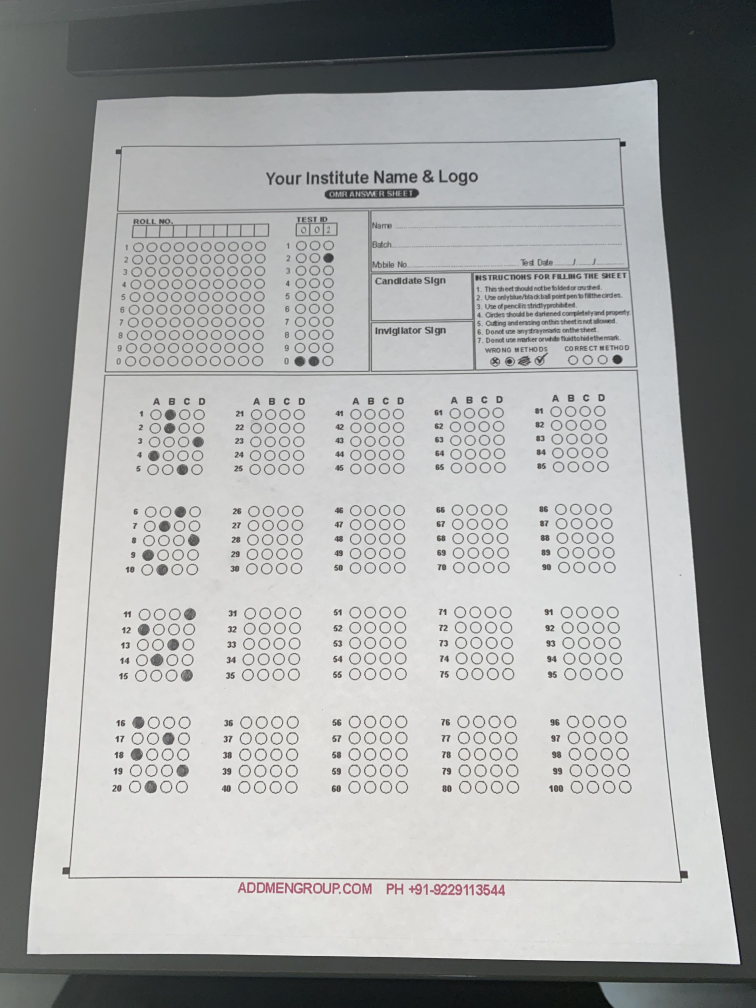
#> input picture assets/example/002.jpg, 3024 x 4032 px (shown at 1/4 size)
$ python -i image_utils.py   (imports and definitions only)
#> lines starting #> are read from the running program, lines starting #| are printed output that depends on the picture; after the words box and inside, x2 and y2 are one past the last pixel; in counts of white or black regions, pixels touching at a corner belong together
#> further down, picture is the input picture: shape (4032, 3024, 3); mean B, G, R 161.2, 161.7, 160.4
import cv2
import numpy as np

from uuid import uuid4

# [273 lines left out: functions biggest_contour, find_paper, read_answer, ans_block_read, not called in this run]


def id_block_read(image: np.ndarray, debug: bool = True) -> int:

    '''
        Read the ID from the id section of the answer sheet image
    '''
#> called with debug = True

    img = image[340:625, 300:370]
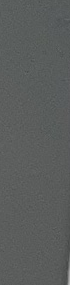
#> img: shape (285, 70, 3); mean B, G, R 92.1, 93, 90.3

    grey = cv2.cvtColor(img, cv2.COLOR_BGR2GRAY)
    inp = cv2.GaussianBlur(grey, ksize = (3, 3), sigmaX = 1)

    (_, res) = cv2.threshold(inp, 178, 255, cv2.THRESH_BINARY)
#> res: shape (285, 70); every value is 0

    res = cv2.morphologyEx(res, cv2.MORPH_CLOSE, np.ones((3, 3), dtype = np.uint8), iterations = 4)
    res = cv2.dilate(res, kernel = (5, 5), iterations = 3)

    id_str = ''

    for i in range(1, 4):

        (contours, _) = cv2.findContours(res[:, (i - 1) * 21:i * 21], cv2.RETR_TREE, cv2.CHAIN_APPROX_NONE)

        if debug:
            cv2.imshow(str(uuid4()), res[:, (i - 1) * 21:i * 21])
            cv2.waitKey(0)

        for cnt in (contours[1:][::-1]):

            if len(id_str) == 3:
                break

            (x, y, w, h) = cv2.boundingRect(cnt)

            if debug:
                print(y)

            if y in range(0, 26):
                id_str += '1'

            elif y in range(26, 51):
                id_str += '2'

            elif y in range(51, 76):
                id_str += '3'

            elif y in range(76, 101):
                id_str += '4'

            elif y in range(101, 126):
                id_str += '5'

            elif y in range(126, 151):
                id_str += '6'

            elif y in range(151, 176):
                id_str += '7'

            elif y in range(176, 201):
                id_str += '8'

            elif y in range(201, 226):
                id_str += '9'

            elif y in range(226, 261):
                id_str += '0'
#> after the loop, id_str = ''

#> (the run stopped early here; a loop or call above may not have finished)

$ run again, on assets/example/003.jpg
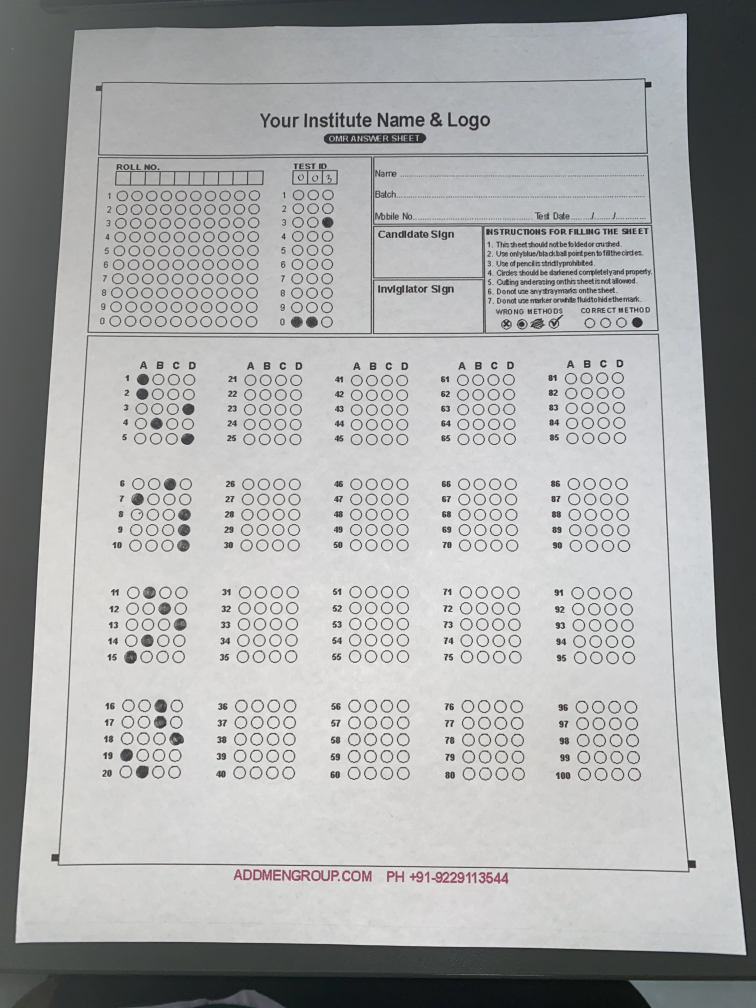
#> input picture assets/example/003.jpg, 3024 x 4032 px (shown at 1/4 size)
#> picture is the input picture: shape (4032, 3024, 3); mean B, G, R 168.2, 168.2, 167.3
#> in id_block_read, `res = cv2.dilate(res, kernel = (5, 5), iterations = 3)`:
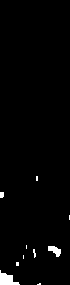
#> res: shape (285, 70); 1.7% white; 10 white regions (7 under 20 px), largest, box (x1, y1, x2, y2) and area: (0, 270, 20, 285) 165, (48, 246, 61, 257) 85, (0, 192, 4, 198) 23
#> the loop in id_block_read, `for i in range(1, 4): ` made 3 passes
#> contours on pass 2: 5 contours, all with area under 20
#> pass 2, in id_block_read, `cv2.imshow(str(uuid4()), res[:, (i - 1) * 21:i * 21])`:
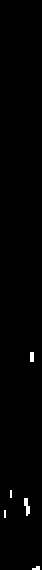
#> window '3ad121a1-1bdc-4ebe-8b24-9327e0': shape (285, 21) (shown 2 times larger); 0.69% white in thin lines or dots, all inside (x1, y1, x2, y2) = (2, 176, 20, 285)
#> after the loop in id_block_read, `for i in range(1, 4):`: id_str = '880'
#> result = 880

$ run again, on assets/example/ans_sheet1.jpg
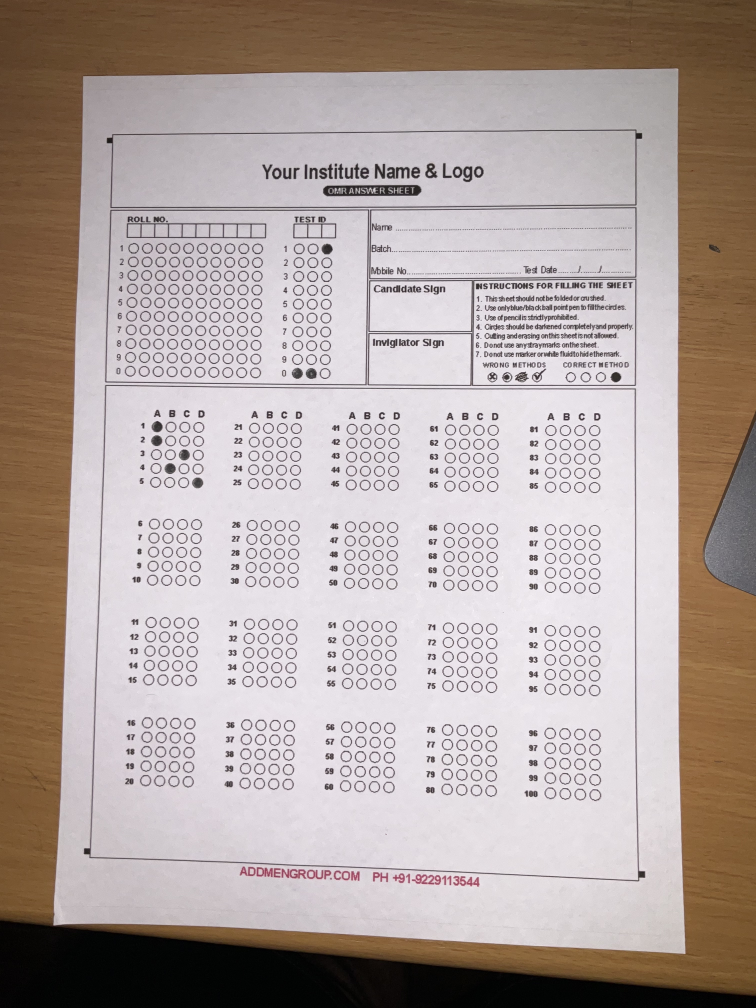
#> input picture assets/example/ans_sheet1.jpg, 3024 x 4032 px (shown at 1/4 size)
#> picture is the input picture: shape (4032, 3024, 3); mean B, G, R 158.4, 162.9, 175.7
#> in id_block_read, `img = image[340:625, 300:370]`:
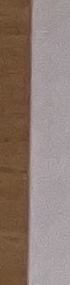
#> img: shape (285, 70, 3); mean B, G, R 114.6, 123.3, 141.5
#> in id_block_read, `grey = cv2.cvtColor(img, cv2.COLOR_BGR2GRAY)`:
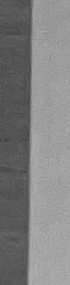
#> grey: shape (285, 70); min 64, max 182, mean 127.7
#> res: shape (285, 70); every value is 0
#> after the loop in id_block_read, `for i in range(1, 4):`: id_str = ''
